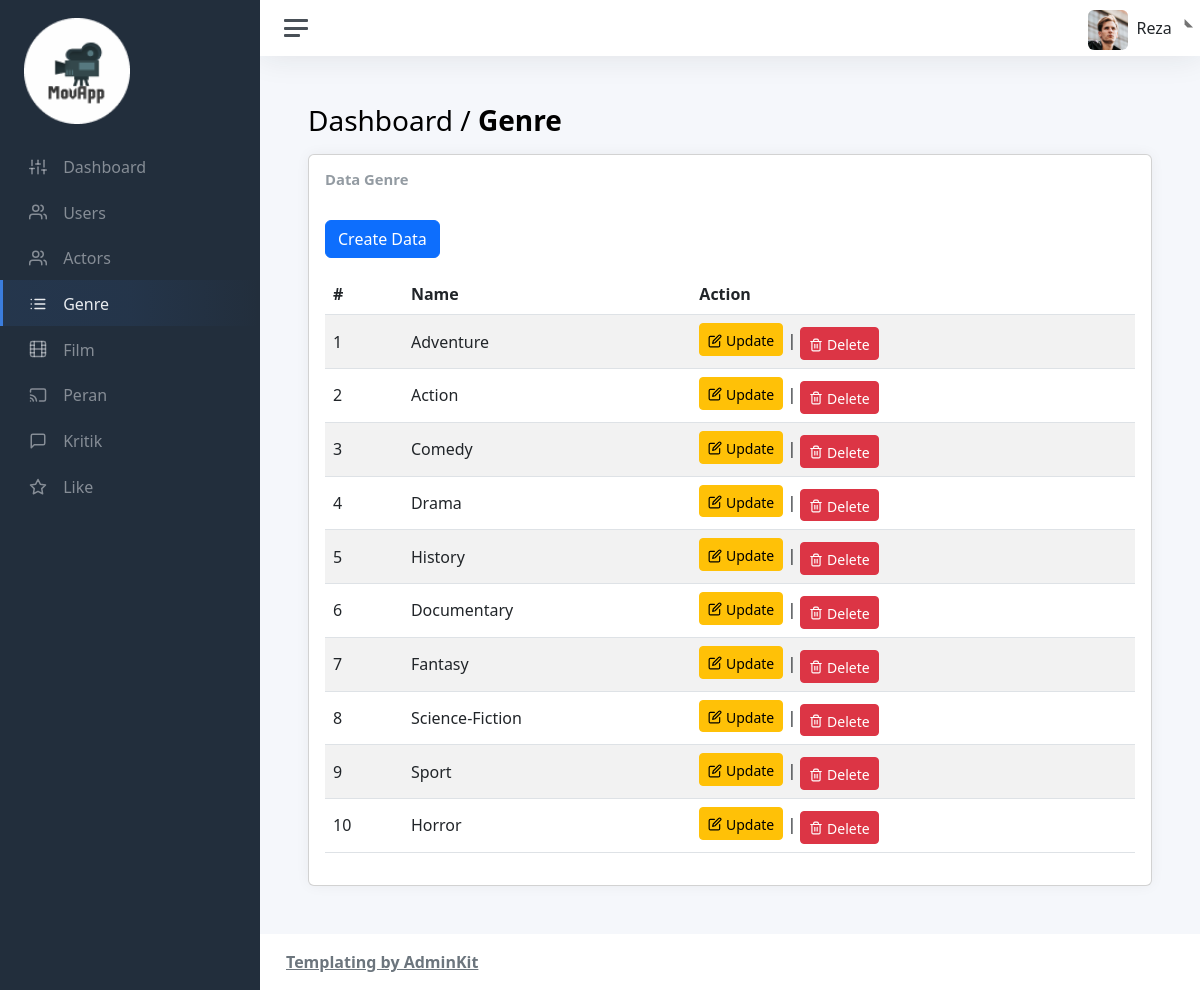
Screenshot of /admin/views/genre/genre.php (signed in) with the database file from the repository.
### tables this page shows
CREATE TABLE `genre` (
  `id` int(11) NOT NULL,
  `nama` varchar(60) NOT NULL
);

### admin/views/genre/genre.php (the view, shortened to what this page needs)
<!DOCTYPE html>
<html lang="en">
    <head>
        <?php include "../layouts/assetsLink.php"; ?>
    </head>
    <body>
        <div class="wrapper">
            <nav id="sidebar" class="sidebar js-sidebar">
                <div class="sidebar-content js-simplebar">
                    <a class="sidebar-brand" href="../../index.php">
                        <img src="../../../assets/img/icons/logo-1.png" alt="logo" width="50%"
                            style="text-align: center;">
                    </a>
                    <ul class="sidebar-nav">
                        <li class="sidebar-item">
                            <a class="sidebar-link" href="../../index.php">
                                <i class="align-middle" data-feather="sliders"></i>
                                <span class="align-middle">Dashboard</span>
                            </a>
                        </li>
                        <li class="sidebar-item">
                            <a class="sidebar-link" href="../user/user.php">
                                <i class="align-middle" data-feather="users"></i>
                                <span class="align-middle">Users</span>
                            </a>
                        </li>
                        <li class="sidebar-item">
                            <a class="sidebar-link" href="../actor/actor.php">
                                <i class="align-middle" data-feather="users"></i>
                                <span class="align-middle">Actors</span>
                            </a>
                        </li>
                        <li class="sidebar-item active">
                            <a class="sidebar-link" href="genre.php">
                                <i class="align-middle" data-feather="list"></i>
                                <span class="align-middle">Genre</span>
                            </a>
                        </li>
                        <li class="sidebar-item">
                            <a class="sidebar-link" href="../film/film.php">
                                <i class="align-middle" data-feather="film"></i>
                                <span class="align-middle">Film</span>
                            </a>
                        </li>
                        <li class="sidebar-item">
                            <a class="sidebar-link" href="../peran/peran.php">
                                <i class="align-middle" data-feather="cast"></i>
                                <span class="align-middle">Peran</span>
                            </a>
                        </li>
                        <li class="sidebar-item">
                            <a class="sidebar-link" href="../kritik/kritik.php">
                                <i class="align-middle" data-feather="message-square"></i>
                                <span class="align-middle">Kritik</span>
                            </a>
                        </li>
                        <li class="sidebar-item">
                            <a class="sidebar-link" href="../like/like.php">
                                <i class="align-middle" data-feather="star"></i>
                                <span class="align-middle">Like</span>
                            </a>
                        </li>
                    </ul>
                </div>
            </nav>
            <div class="main">
                <?php include_once ("../layouts/navbar.php"); ?>
                <main class="content">
                    <div class="container-fluid p-0">
                        <h1 class="h3 mb-3">Dashboard / <strong>Genre</strong></h1>
                        <div class="col-sm-12">
                            <div class="card">
                                <div class="card-body">
                                    <?php
                                        include "../../../database/db.php";
                                        $query = $conn->query("SELECT * FROM genre");
                                    ?>
                                    <h3 class="card-title">Data Genre</h3>
                                    <a class="btn btn-primary btn-md mt-4 mb-3"
                                        href="create-gn.php"
                                        role="button">
                                        Create Data
                                    </a>
                                    <table id="example" class="table table-striped"
                                        style="width:100%">
                                        <thead>
                                            <tr>
                                                <th scope="col">#</th>
                                                <th scope="col">Name</th>
                                                <th scope="col">Action</th>
                                            </tr>
                                        </thead>
                                        <tbody>
                                            <?php
                                                if(mysqli_num_rows($query)>0){
                                                    $no=1;
                                                    while ($data = mysqli_fetch_array($query)) {
                                            ?>
                                            <tr>
                                                <td><?php echo $no; ?></td>
                                                <td><?php echo $data["nama"]; ?></td>
                                                <td>
                                                    <a class="btn btn-warning btn-sm mb-1"
                                                        href="edit-gn.php?id=<?php echo $data["id"]; ?>">
                                                        <i class="align-middle" data-feather="edit"></i>
                                                        <span class="align-middle">Update</span>
                                                    </a>
                                                    |
                                                    <a class="btn btn-danger btn-sm mt-1"
                                                        href="../../../controllers/genre/delete-gn.php?id=<?php echo $data["id"]; ?>"
                                                        onclick="alert('Anda yakin ingin menghapus data ini?')">
                                                        <i class="align-middle" data-feather="trash-2"></i>
                                                        <span class="align-middle">Delete</span>
                                                    </a>
                                                </td>
                                            </tr>
                                            <?php
                                            $no++;
                                                    }
                                                }
                                            ?>
                                        </tbody>
                                    </table>
                                </div>
                            </div>
                        </div>
                    </div>
                </main>
                <?php include_once ("../layouts/footer.php"); ?>
            </div>
        </div>
    </body>
</html>

### rows the page displays
genre: nama "Adventure"
genre: nama "Action"
genre: nama "Comedy"
genre: nama "Drama"
genre: nama "History"
genre: nama "Documentary"
genre: nama "Fantasy"
genre: nama "Science-Fiction"
genre: nama "Sport"
genre: nama "Horror"

### other values shown
$nameuser "Reza"
